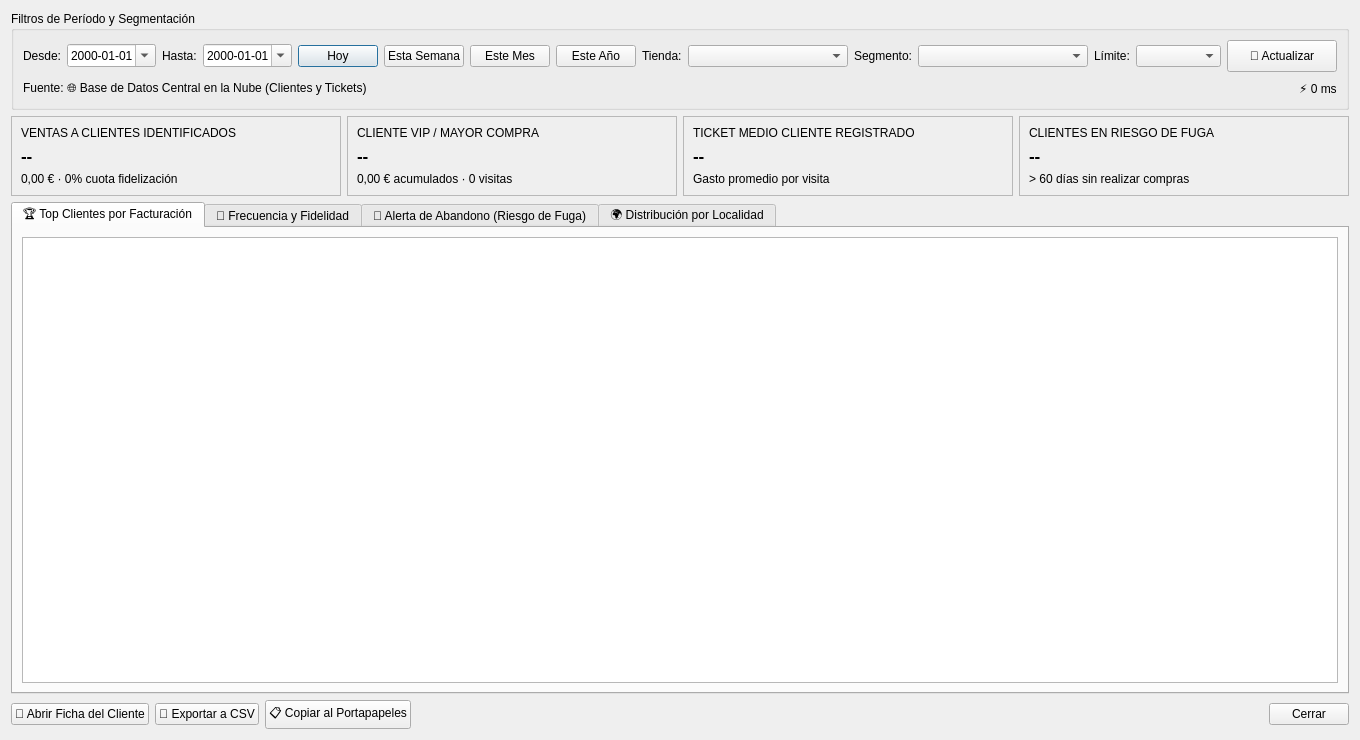
<?xml version="1.0" encoding="UTF-8"?>
<ui version="4.0">
 <class>DialogEstadisticasClientes</class>
 <widget class="QDialog" name="DialogEstadisticasClientes">
  <property name="geometry">
   <rect>
    <x>0</x>
    <y>0</y>
    <width>1160</width>
    <height>740</height>
   </rect>
  </property>
  <property name="windowTitle">
   <string>Análisis de Clientes, Recurrencia y Fidelización</string>
  </property>
  <layout class="QVBoxLayout" name="verticalLayoutMain">
   <item>
    <widget class="QGroupBox" name="groupBoxFiltros">
     <property name="title">
      <string>Filtros de Período y Segmentación</string>
     </property>
     <layout class="QVBoxLayout" name="verticalLayoutFiltros">
      <item>
       <layout class="QHBoxLayout" name="layoutFiltros">
        <item>
         <widget class="QLabel" name="labelDesde">
          <property name="text">
           <string>Desde:</string>
          </property>
         </widget>
        </item>
        <item>
         <widget class="QDateEdit" name="dateDesde">
          <property name="calendarPopup">
           <bool>true</bool>
          </property>
          <property name="displayFormat">
           <string>yyyy-MM-dd</string>
          </property>
         </widget>
        </item>
        <item>
         <widget class="QLabel" name="labelHasta">
          <property name="text">
           <string>Hasta:</string>
          </property>
         </widget>
        </item>
        <item>
         <widget class="QDateEdit" name="dateHasta">
          <property name="calendarPopup">
           <bool>true</bool>
          </property>
          <property name="displayFormat">
           <string>yyyy-MM-dd</string>
          </property>
         </widget>
        </item>
        <item>
         <widget class="QPushButton" name="btnHoy">
          <property name="text">
           <string>Hoy</string>
          </property>
         </widget>
        </item>
        <item>
         <widget class="QPushButton" name="btnSemana">
          <property name="text">
           <string>Esta Semana</string>
          </property>
         </widget>
        </item>
        <item>
         <widget class="QPushButton" name="btnMes">
          <property name="text">
           <string>Este Mes</string>
          </property>
         </widget>
        </item>
        <item>
         <widget class="QPushButton" name="btnAno">
          <property name="text">
           <string>Este Año</string>
          </property>
         </widget>
        </item>
        <item>
         <widget class="QLabel" name="labelTienda">
          <property name="text">
           <string>Tienda:</string>
          </property>
         </widget>
        </item>
        <item>
         <widget class="QComboBox" name="comboTienda">
          <property name="minimumSize">
           <size>
            <width>160</width>
            <height>0</height>
           </size>
          </property>
         </widget>
        </item>
        <item>
         <widget class="QLabel" name="labelSegmento">
          <property name="text">
           <string>Segmento:</string>
          </property>
         </widget>
        </item>
        <item>
         <widget class="QComboBox" name="comboSegmento">
          <property name="minimumSize">
           <size>
            <width>170</width>
            <height>0</height>
           </size>
          </property>
         </widget>
        </item>
        <item>
         <widget class="QLabel" name="labelLimite">
          <property name="text">
           <string>Límite:</string>
          </property>
         </widget>
        </item>
        <item>
         <widget class="QComboBox" name="comboLimite">
          <property name="minimumSize">
           <size>
            <width>85</width>
            <height>0</height>
           </size>
          </property>
         </widget>
        </item>
        <item>
         <widget class="QPushButton" name="btnActualizar">
          <property name="minimumSize">
           <size>
            <width>110</width>
            <height>32</height>
           </size>
          </property>
          <property name="text">
           <string>🔄 Actualizar</string>
          </property>
         </widget>
        </item>
       </layout>
      </item>
      <item>
       <layout class="QHBoxLayout" name="layoutEstado">
        <item>
         <widget class="QLabel" name="labelOrigen">
          <property name="text">
           <string>Fuente: 🌐 Base de Datos Central en la Nube (Clientes y Tickets)</string>
          </property>
         </widget>
        </item>
        <item>
         <spacer name="horizontalSpacerEstado">
          <property name="orientation">
           <enum>Qt::Orientation::Horizontal</enum>
          </property>
          <property name="sizeHint" stdset="0">
           <size>
            <width>40</width>
            <height>20</height>
           </size>
          </property>
         </spacer>
        </item>
        <item>
         <widget class="QLabel" name="labelTiempoConsulta">
          <property name="text">
           <string>⚡ 0 ms</string>
          </property>
         </widget>
        </item>
       </layout>
      </item>
     </layout>
    </widget>
   </item>
   <item>
    <layout class="QHBoxLayout" name="layoutTarjetasKPI">
     <item>
      <widget class="QFrame" name="kpiVentasFidelizadasFrame">
       <property name="frameShape">
        <enum>QFrame::Shape::StyledPanel</enum>
       </property>
       <layout class="QVBoxLayout" name="vLayoutKPI1">
        <item>
         <widget class="QLabel" name="kpiVentasFidelizadasTitulo">
          <property name="text">
           <string>VENTAS A CLIENTES IDENTIFICADOS</string>
          </property>
         </widget>
        </item>
        <item>
         <widget class="QLabel" name="kpiVentasFidelizadasValor">
          <property name="font">
           <font>
            <pointsize>13</pointsize>
            <bold>true</bold>
           </font>
          </property>
          <property name="text">
           <string>--</string>
          </property>
         </widget>
        </item>
        <item>
         <widget class="QLabel" name="kpiVentasFidelizadasSub">
          <property name="text">
           <string>0,00 € · 0% cuota fidelización</string>
          </property>
         </widget>
        </item>
       </layout>
      </widget>
     </item>
     <item>
      <widget class="QFrame" name="kpiClienteEstrellaFrame">
       <property name="frameShape">
        <enum>QFrame::Shape::StyledPanel</enum>
       </property>
       <layout class="QVBoxLayout" name="vLayoutKPI2">
        <item>
         <widget class="QLabel" name="kpiClienteEstrellaTitulo">
          <property name="text">
           <string>CLIENTE VIP / MAYOR COMPRA</string>
          </property>
         </widget>
        </item>
        <item>
         <widget class="QLabel" name="kpiClienteEstrellaValor">
          <property name="font">
           <font>
            <pointsize>13</pointsize>
            <bold>true</bold>
           </font>
          </property>
          <property name="text">
           <string>--</string>
          </property>
         </widget>
        </item>
        <item>
         <widget class="QLabel" name="kpiClienteEstrellaSub">
          <property name="text">
           <string>0,00 € acumulados · 0 visitas</string>
          </property>
         </widget>
        </item>
       </layout>
      </widget>
     </item>
     <item>
      <widget class="QFrame" name="kpiTicketMedioFidelizadoFrame">
       <property name="frameShape">
        <enum>QFrame::Shape::StyledPanel</enum>
       </property>
       <layout class="QVBoxLayout" name="vLayoutKPI3">
        <item>
         <widget class="QLabel" name="kpiTicketMedioFidelizadoTitulo">
          <property name="text">
           <string>TICKET MEDIO CLIENTE REGISTRADO</string>
          </property>
         </widget>
        </item>
        <item>
         <widget class="QLabel" name="kpiTicketMedioFidelizadoValor">
          <property name="font">
           <font>
            <pointsize>13</pointsize>
            <bold>true</bold>
           </font>
          </property>
          <property name="text">
           <string>--</string>
          </property>
         </widget>
        </item>
        <item>
         <widget class="QLabel" name="kpiTicketMedioFidelizadoSub">
          <property name="text">
           <string>Gasto promedio por visita</string>
          </property>
         </widget>
        </item>
       </layout>
      </widget>
     </item>
     <item>
      <widget class="QFrame" name="kpiClientesRiesgoFrame">
       <property name="frameShape">
        <enum>QFrame::Shape::StyledPanel</enum>
       </property>
       <layout class="QVBoxLayout" name="vLayoutKPI4">
        <item>
         <widget class="QLabel" name="kpiClientesRiesgoTitulo">
          <property name="text">
           <string>CLIENTES EN RIESGO DE FUGA</string>
          </property>
         </widget>
        </item>
        <item>
         <widget class="QLabel" name="kpiClientesRiesgoValor">
          <property name="font">
           <font>
            <pointsize>13</pointsize>
            <bold>true</bold>
           </font>
          </property>
          <property name="text">
           <string>--</string>
          </property>
         </widget>
        </item>
        <item>
         <widget class="QLabel" name="kpiClientesRiesgoSub">
          <property name="text">
           <string>&gt; 60 días sin realizar compras</string>
          </property>
         </widget>
        </item>
       </layout>
      </widget>
     </item>
    </layout>
   </item>
   <item>
    <widget class="QTabWidget" name="tabWidgetClientes">
     <property name="currentIndex">
      <number>0</number>
     </property>
     <widget class="QWidget" name="tabRankingVIP">
      <attribute name="title">
       <string>🏆 Top Clientes por Facturación</string>
      </attribute>
      <layout class="QVBoxLayout" name="vLayoutTab1">
       <item>
        <widget class="QTableView" name="tablaRankingVIP">
         <property name="alternatingRowColors">
          <bool>true</bool>
         </property>
         <property name="selectionBehavior">
          <enum>QAbstractItemView::SelectionBehavior::SelectRows</enum>
         </property>
         <property name="sortingEnabled">
          <bool>true</bool>
         </property>
        </widget>
       </item>
      </layout>
     </widget>
     <widget class="QWidget" name="tabRecurrencia">
      <attribute name="title">
       <string>🔄 Frecuencia y Fidelidad</string>
      </attribute>
      <layout class="QVBoxLayout" name="vLayoutTab2">
       <item>
        <widget class="QTableView" name="tablaRecurrencia">
         <property name="alternatingRowColors">
          <bool>true</bool>
         </property>
         <property name="selectionBehavior">
          <enum>QAbstractItemView::SelectionBehavior::SelectRows</enum>
         </property>
         <property name="sortingEnabled">
          <bool>true</bool>
         </property>
        </widget>
       </item>
      </layout>
     </widget>
     <widget class="QWidget" name="tabRiesgoFuga">
      <attribute name="title">
       <string>🚨 Alerta de Abandono (Riesgo de Fuga)</string>
      </attribute>
      <layout class="QVBoxLayout" name="vLayoutTab3">
       <item>
        <widget class="QTableView" name="tablaRiesgoFuga">
         <property name="alternatingRowColors">
          <bool>true</bool>
         </property>
         <property name="selectionBehavior">
          <enum>QAbstractItemView::SelectionBehavior::SelectRows</enum>
         </property>
         <property name="sortingEnabled">
          <bool>true</bool>
         </property>
        </widget>
       </item>
      </layout>
     </widget>
     <widget class="QWidget" name="tabLocalidades">
      <attribute name="title">
       <string>🌍 Distribución por Localidad</string>
      </attribute>
      <layout class="QVBoxLayout" name="vLayoutTab4">
       <item>
        <widget class="QTableView" name="tablaLocalidades">
         <property name="alternatingRowColors">
          <bool>true</bool>
         </property>
         <property name="selectionBehavior">
          <enum>QAbstractItemView::SelectionBehavior::SelectRows</enum>
         </property>
         <property name="sortingEnabled">
          <bool>true</bool>
         </property>
        </widget>
       </item>
      </layout>
     </widget>
    </widget>
   </item>
   <item>
    <layout class="QHBoxLayout" name="layoutAccionesInferior">
     <item>
      <widget class="QPushButton" name="btnVerFicha">
       <property name="text">
        <string>👤 Abrir Ficha del Cliente</string>
       </property>
      </widget>
     </item>
     <item>
      <widget class="QPushButton" name="btnExportarCSV">
       <property name="text">
        <string>📄 Exportar a CSV</string>
       </property>
      </widget>
     </item>
     <item>
      <widget class="QPushButton" name="btnCopiarTabla">
       <property name="text">
        <string>📋 Copiar al Portapapeles</string>
       </property>
      </widget>
     </item>
     <item>
      <spacer name="horizontalSpacerAcciones">
       <property name="orientation">
        <enum>Qt::Orientation::Horizontal</enum>
       </property>
       <property name="sizeHint" stdset="0">
        <size>
         <width>40</width>
         <height>20</height>
        </size>
       </property>
      </spacer>
     </item>
     <item>
      <widget class="QPushButton" name="btnCerrar">
       <property name="text">
        <string>Cerrar</string>
       </property>
      </widget>
     </item>
    </layout>
   </item>
  </layout>
 </widget>
 <resources/>
 <connections>
  <connection>
   <sender>btnCerrar</sender>
   <signal>clicked()</signal>
   <receiver>DialogEstadisticasClientes</receiver>
   <slot>accept()</slot>
   <hints>
    <hint type="sourcelabel">
     <x>1100</x>
     <y>715</y>
    </hint>
    <hint type="destinationlabel">
     <x>579</x>
     <y>369</y>
    </hint>
   </hints>
  </connection>
 </connections>
</ui>
